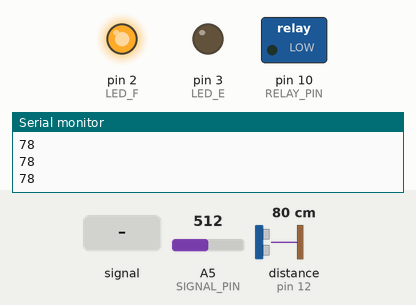
Simulated run of this sketch. Board: Arduino Uno, built with avr-gcc and run on an emulated ATmega328P. Shown: switched loads named in the sketch (green lamp = pin HIGH), output pins drawn as LEDs (lit = HIGH), the last lines printed to the serial monitor. Wiring (inferred from the names in the program): ultrasonic range finder: trigger pin 11; echo pin 12. Dashed ring = blinking. The test bench sets the inputs (shaded band); at power-on: distance to the obstacle (sensor on pin 12) 80 cm, A5 (SIGNAL_PIN) = 512. The echo pulse lasts 58.3 µs per cm; pins used as bus, display or sensor lines are not drawn.

Above: at 1.2 s.
1.3 s: A5 (SIGNAL_PIN) fed a 200 Hz sine of ±460 counts around its level
At 3.59 s:
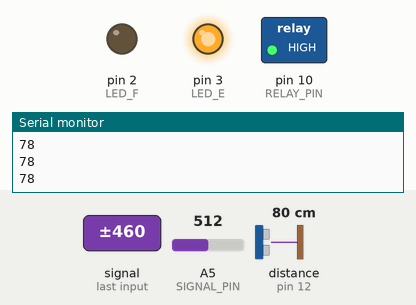
4.3 s: distance to the obstacle (sensor on pin 12) set to 2 cm
At 5.2 s:
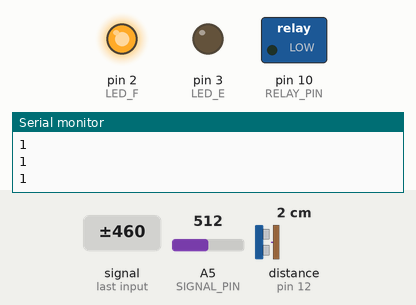
5.8 s: distance to the obstacle (sensor on pin 12) set to 20 cm
7.4 s: distance to the obstacle (sensor on pin 12) set to 22 cm
At 8.58 s:
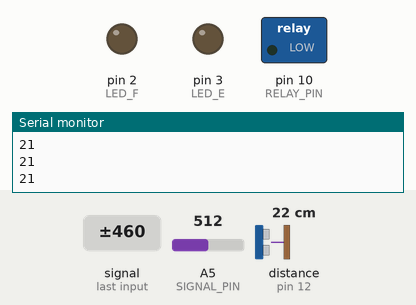
10.4 s: distance to the obstacle (sensor on pin 12) set to 4 cm
At 11.3 s:
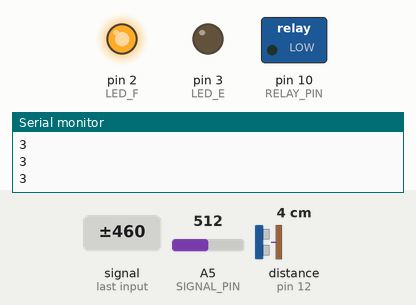
11.9 s: distance to the obstacle (sensor on pin 12) set to 35 cm
At 12.41 s:
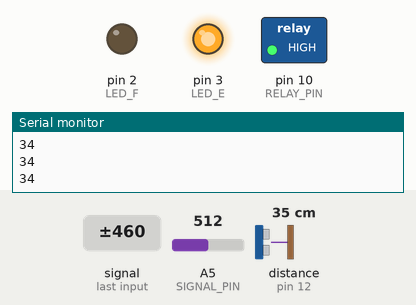
Timing chart, 0 to 15.9 s (numbered marks = the images above; inputs shaded):
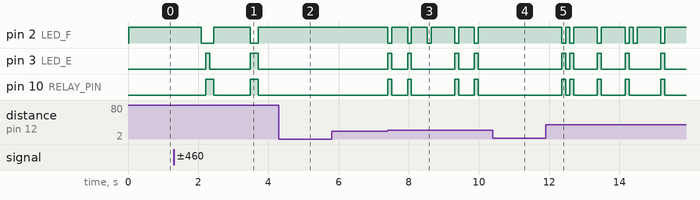

Measured:
- the behaviour switches between 21 and 22 cm on distance to the obstacle (sensor on pin 12) (found by bisection; images 2 and 3)
- after the input at 1.3 s, pin 2 (LED_F): HIGH → LOW after 0.79 s, → HIGH 0.35 s later, → LOW 1.0 s later, → HIGH 0.23 s later; pin 3 (LED_E): LOW → HIGH after 0.91 s, → LOW 0.12 s later, → HIGH 1.2 s later, → LOW 0.23 s later; pin 10 (RELAY_PIN): alternates HIGH for 0.23 s and LOW for 1.0 s, starting after 0.91 s
- after the input at 4.3 s, pin 2 (LED_F): stays HIGH (without the input it goes to LOW after 0.45 s); pin 3 (LED_E), pin 10 (RELAY_PIN): stays LOW (without the input it goes to HIGH after 0.56 s)
- after the input at 7.4 s, pin 2 (LED_F): HIGH → LOW at once, → HIGH 0.11 s later, → LOW 0.45 s later, → HIGH 0.11 s later, … (10 changes in this stretch); pin 3 (LED_E), pin 10 (RELAY_PIN): LOW → HIGH at once, → LOW 0.11 s later, → HIGH 0.45 s later, → LOW 0.11 s later, … (8 changes in this stretch)
- after the input at 10.4 s, pin 2 (LED_F): stops changing and stays HIGH; pin 3 (LED_E), pin 10 (RELAY_PIN): stops changing and stays LOW
- after the input at 11.9 s, pin 2 (LED_F): HIGH → LOW after 0.46 s, → HIGH 0.11 s later, → LOW 0.11 s later, → HIGH 0.11 s later, … (12 changes in this stretch); pin 3 (LED_E), pin 10 (RELAY_PIN): LOW → HIGH after 0.46 s, → LOW 0.11 s later, → HIGH 0.11 s later, → LOW 0.11 s later, … (10 changes in this stretch)

The sketch:

DOGBOWLFILLERTHING_2.ino
```cpp
const byte POWER_PIN = 7;
const byte SIGNAL_PIN = A5;
const byte LED_E = 3;
const byte LED_F = 2;

// water level constants
int value = 0;
const byte full = 120;
const byte empty = 100;

//pump relay pins
const byte RELAY_PIN = 10;

//ultrasonic pins
int trig_Pin = 11;  //Digital
int echo_Pin = 12;  //Digital
long sonicDuration;
int sonicDistance;


void setup() {

  //general
  Serial.begin(9600);

//water pump
 pinMode(RELAY_PIN, OUTPUT);
digitalWrite(RELAY_PIN, LOW);

//water level
  pinMode(POWER_PIN, OUTPUT);
  digitalWrite(POWER_PIN, LOW);
  pinMode(LED_E, OUTPUT);
  pinMode(LED_F, OUTPUT);

  //ultrasonic
   pinMode(trig_Pin,OUTPUT);
  pinMode(echo_Pin,INPUT);
}

void loop() {
  //turn on sensor and check value
  digitalWrite(POWER_PIN, HIGH);
  delay(10);
  value = analogRead(SIGNAL_PIN);
  digitalWrite(POWER_PIN, LOW);

//ultrasonic interupt
 sonicDistance = calculateDistance();
 Serial.println(sonicDistance);
//water pump interrupt

  //check if value is higher than threshold - if yes turn on LED
  if(sonicDistance > 20){
  if (value < empty){ // IF LOW
    digitalWrite(LED_E,HIGH);
    digitalWrite(LED_F,LOW);
digitalWrite(RELAY_PIN,HIGH);
    //Serial.println("LOW");

  } else if (value > full) {
    digitalWrite(LED_E,LOW);
    digitalWrite(RELAY_PIN,LOW);
    digitalWrite(LED_F,HIGH);

    //Serial.println("FULL");
  } else {
    digitalWrite(LED_E,LOW);
    digitalWrite(LED_F,LOW);
    //Serial.println(value);
  }

  delay(100);
  }else
{
  digitalWrite(RELAY_PIN,LOW);
}
}
int calculateDistance(){

  digitalWrite(trig_Pin, LOW);
  delayMicroseconds(2);
  // Sets the trigPin on HIGH state for 10 micro seconds
  digitalWrite(trig_Pin, HIGH);
  delayMicroseconds(10);
  digitalWrite(trig_Pin, LOW);
  sonicDuration = pulseIn(echo_Pin, HIGH); // Reads the echoPin, returns the sound wave travel time in microseconds
  sonicDistance = sonicDuration*0.034/2;
  return sonicDistance;


}
```
